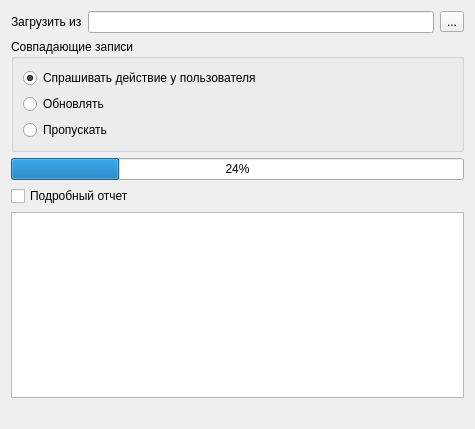
<?xml version="1.0" encoding="UTF-8"?>
<ui version="4.0">
 <class>ImportRbDiagnosticResult_Wizard_1</class>
 <widget class="QDialog" name="ImportRbDiagnosticResult_Wizard_1">
  <property name="geometry">
   <rect>
    <x>0</x>
    <y>0</y>
    <width>475</width>
    <height>429</height>
   </rect>
  </property>
  <property name="windowTitle">
   <string>Импорт cправочника &quot;Результаты Осмотра&quot; </string>
  </property>
  <layout class="QGridLayout">
   <item row="0" column="0">
    <layout class="QHBoxLayout">
     <property name="spacing">
      <number>6</number>
     </property>
     <property name="margin">
      <number>0</number>
     </property>
     <item>
      <widget class="QLabel" name="label">
       <property name="text">
        <string>Загрузить из</string>
       </property>
      </widget>
     </item>
     <item>
      <widget class="QLineEdit" name="edtFileName"/>
     </item>
     <item>
      <widget class="QToolButton" name="btnSelectFile">
       <property name="text">
        <string>...</string>
       </property>
      </widget>
     </item>
    </layout>
   </item>
   <item row="2" column="0">
    <widget class="CProgressBar" name="progressBar">
     <property name="value">
      <number>24</number>
     </property>
     <property name="orientation">
      <enum>Qt::Horizontal</enum>
     </property>
    </widget>
   </item>
   <item row="5" column="0">
    <widget class="QLabel" name="statusLabel">
     <property name="text">
      <string/>
     </property>
    </widget>
   </item>
   <item row="4" column="0">
    <widget class="QTextBrowser" name="logBrowser"/>
   </item>
   <item row="1" column="0">
    <layout class="QVBoxLayout">
     <item>
      <widget class="QGroupBox" name="groupBox">
       <property name="title">
        <string>Совпадающие записи</string>
       </property>
       <layout class="QVBoxLayout">
        <item>
         <widget class="QRadioButton" name="rbAskUser">
          <property name="enabled">
           <bool>true</bool>
          </property>
          <property name="text">
           <string>Спрашивать действие у пользователя</string>
          </property>
          <property name="checked">
           <bool>true</bool>
          </property>
         </widget>
        </item>
        <item>
         <widget class="QRadioButton" name="rbUpdate">
          <property name="text">
           <string>Обновлять</string>
          </property>
          <property name="checked">
           <bool>false</bool>
          </property>
         </widget>
        </item>
        <item>
         <widget class="QRadioButton" name="rbSkip">
          <property name="text">
           <string>Пропускать</string>
          </property>
         </widget>
        </item>
       </layout>
      </widget>
     </item>
    </layout>
   </item>
   <item row="3" column="0">
    <widget class="QCheckBox" name="chkFullLog">
     <property name="text">
      <string>Подробный отчет</string>
     </property>
    </widget>
   </item>
  </layout>
 </widget>
 <customwidgets>
  <customwidget>
   <class>CProgressBar</class>
   <extends>QProgressBar</extends>
   <header>library/ProgressBar.h</header>
  </customwidget>
 </customwidgets>
 <resources/>
 <connections/>
</ui>
